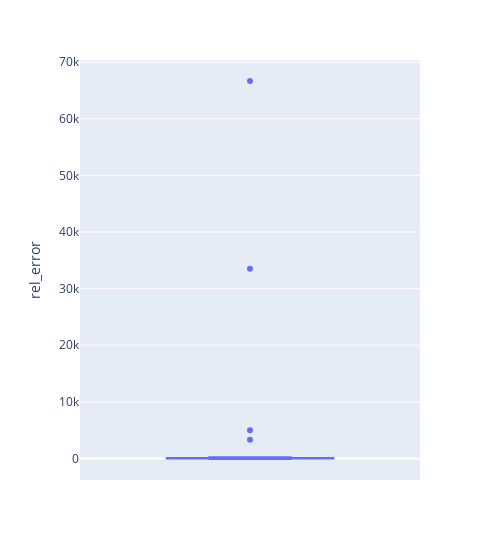

Notebook cell for this chart:
### Code cell
fig = px.box(no_digits_match_one_digit_one_digit, y="rel_error")
fig.update_layout(width=500)
fig.show()

### Figure 1 — Plotly figure (JSON) as saved in the notebook; plotly's stock layout.template omitted (floating-point values rounded to 4 significant figures)
{"data": [{"alignmentgroup": "True", "hovertemplate": "rel_error=%{y}<extra></extra>", "legendgroup": "", "marker": {"color": "#636efa"}, "name": "", "notched": false, "offsetgroup": "", "orientation": "v", "showlegend": false, "type": "box", "x0": " ", "xaxis": "x", "y": [100.0, -65.22, 211.3, -11.11, 12.9, -63.64, -50.0, 14.29, 3300.0, 20.0, Infinity, -50.0, -12.5, -33.33, 23.08, 100.0, 160.0, 56.0, 25.64, -87.5, 100.0, 7.69, 77.78, -5.0, 5.26, 33500.0, -97.81, 50.0, -21.74, 4985.0, -20.0, 52.63, -3.33, -10.0, 50.0, 50.0, -3.45, 80.0, -50.0, 100.0, 15.25, -66.67, -4.55, -83.33, -5.26, 42.86, 71.43, -87.5, 66670.0, 93.75], "y0": " ", "yaxis": "y"}], "layout": {"boxmode": "group", "legend": {"tracegroupgap": 0}, "margin": {"t": 60}, "width": 500, "xaxis": {"anchor": "y", "domain": [0, 1]}, "yaxis": {"anchor": "x", "domain": [0, 1], "title": {"text": "rel_error"}}}}
